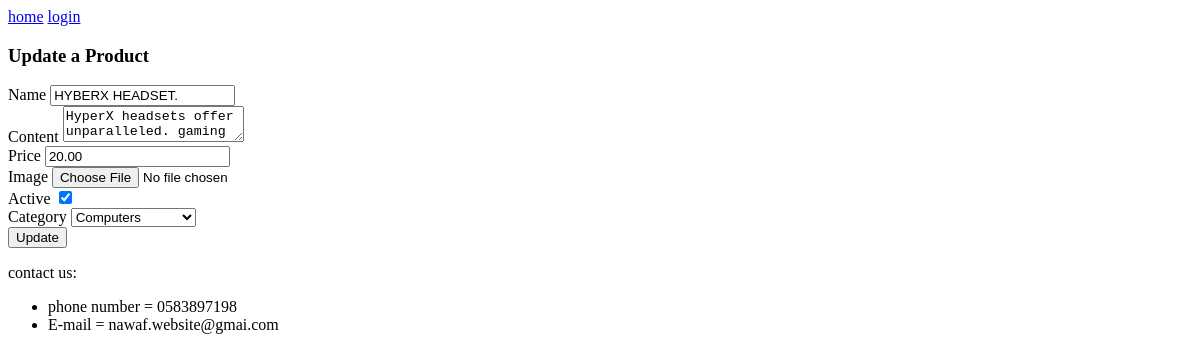
The app's page /products/updateProduct/1/, older data.
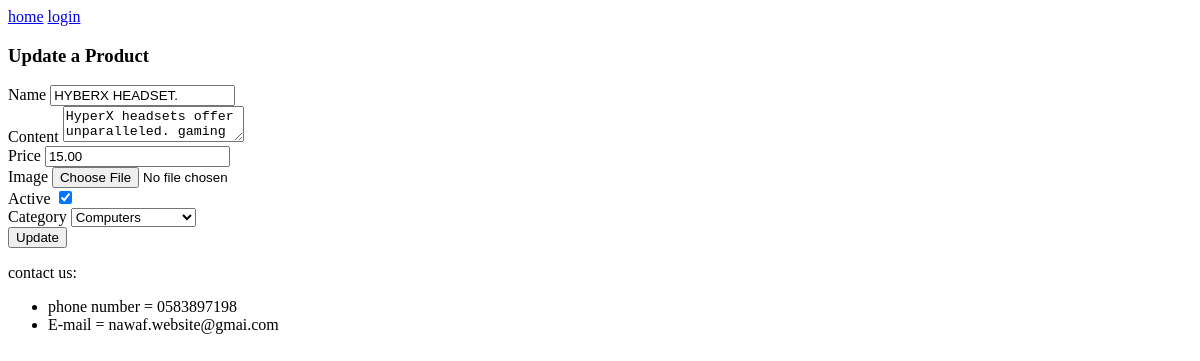
The same page, newer data.
### products/models.py (models this page shows, shortened)
class Product(models.Model):
    x= [
        ('phone','phone'),
        ('computer','computer')
    ]
    name = models.CharField(max_length=50)
    content = models.TextField(null=True, blank= True)
    price = models.DecimalField(max_digits = 5, decimal_places = 2, default= 10.0)
    image = models.ImageField(upload_to= 'photos/%y/%m/%d',default='photos/4/16/desert.jpeg', verbose_name= 'photo')
    active = models.BooleanField(default = True)
    category = models.CharField(max_length= 50, null=True, blank= True, choices= x)
    class Meta:
        ordering = ['name']

### products/views.py (the view, shortened to what this page needs)
# urls.py: path('updateProduct/<int:pid>/',views.updateProduct, name = "updateProduct"),
def updateProduct(request, pid):
    obj = get_object_or_404(Product, id=pid)
    context = {'obj': obj}
    return render(request, 'products/updateProduct.html', context)

### templates/products/updateProduct.html (shortened to what this page needs)
{% extends 'base.html' %}
{% block content %}
    <h3>Update a Product</h3>
    <form method='POST' >
        <label for="name">Name</label>
        <input type='text' id='name' name='name' value="{{ obj.name }}"  />
        <br>
        <label for="content">Content</label>
        <textarea id='content' name='content' >{{ obj.content }}</textarea>
        <br>
        <label for="price">Price</label>
        <input type='number' id='price' name='price' value="{{ obj.price }}" step="0.01"  />
        <br>
        <label for="image">Image</label>
        <input type='file' id='image' name='image' />
        <br>
        <label for="active">Active</label>
        <input type='checkbox' id='active' name='active' {% if obj.active %}checked{% endif %} />
        <br>
        <label for="category">Category</label>
        <select id='category' name='category' required>
            <option value='computer' {% if obj.category == 'computer' %}selected{% endif %}>Computers</option>
        </select>
        <br>
        <input type='submit' value='Update' />
    </form>
{% endblock content %}

Row changes from the older to the newer data that the page shows:
changed Product "HYBERX HEADSET.": price "20.00" → "15.00"
